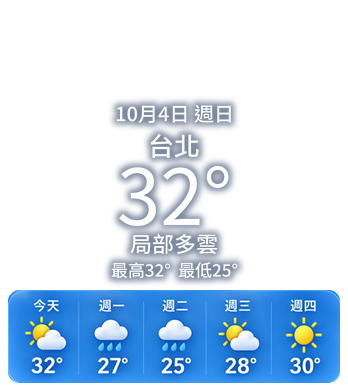
#> input picture src/Generate_3/weather_overlay.png, 348 x 392 px
$ python -i png_to_bin.py   (imports and definitions only)
#> lines starting #> are read from the running program, lines starting #| are printed output that depends on the picture
# -*- coding: utf-8 -*-
"""
Convert PNGs into the asset files (.BIN) that go onto eMMC.

This is the last piece of "swap artwork without changing code":

    PNG --(this tool)--> .BIN --(asset_upload.py)--> eMMC --> screen

Usage:

    python tools/png_to_bin.py my_home.png HOME.BIN
    python tools/png_to_bin.py --dir my_images/      # match by file name
    python tools/png_to_bin.py --targets             # list every target and its spec

The output always goes to tools/assets_out/, the same as asset_export.py, so the GUI's
"Add assets_out" button can pick them up directly.

## Format

An asset file holds **raw pixel data with no header**, so the dimensions and the format
must match exactly what the firmware expects (ASSET_* in src/asset_store.h). The byte
order of both was confirmed by working back from the on-target assets:

  - RGB565: 16-bit little-endian, R in the high 5 bits
  - RGBA8888: the byte order is literally R, G, B, A

On a size mismatch this tool scales automatically and says so -- scaling beats writing a
file of the wrong length, which the firmware treats as a short read and does not draw at all.

## A note on replacing the map

Replacing the map tiles only replaces the base image you see. The navigation route's
coordinates are in src/map_route.h and are a separate matter -- change the base map
without the route and the vehicle drives in the wrong place. See docs/map_navigation/MAP_NAVIGATION_PAGE.md.
"""
import os
import sys

try:
    from PIL import Image
except ImportError:
    print("Pillow is required: pip install pillow")
    sys.exit(1)

HERE = os.path.dirname(os.path.abspath(__file__))
OUT_DIR = os.path.join(HERE, "assets_out")

#
# target name -> (width, height, format)
#
# Must match ASSET_*_W / ASSET_*_H in src/asset_store.h. Change one and change the
# other; a mismatch shows up as the firmware printing short read at boot with that asset not drawn at all.
#
TARGETS = {
    "HOME.BIN":     (454, 454, "RGB565"),
    "WATCHBG.BIN":  (454, 454, "RGB565"),
    "HANDHR.BIN":   (15,  90,  "RGBA"),
    "HANDMIN.BIN":  (15,  150, "RGBA"),
    "HANDSEC.BIN":  (13,  179, "RGBA"),
    #
    # The second watch face (0.png and 1..3.rgba.h in src/generated). The three hands
    # come from C headers rather than PNGs, so the whole set goes through
    # tools/face2_prep.py; only the dial can be converted here.
    #
    "WF2BG.BIN":    (390, 390, "RGB565"),
    "WF2HR.BIN":    (22,  104, "RGBA"),
    "WF2MIN.BIN":   (28,  153, "RGBA"),
    "WF2SEC.BIN":   (18,  219, "RGBA"),
    #
    # The third watch face. The dial's source is
    # src/generated/face3_dial_454_centered.png -- **not** either of the two originals under Watch_face/:
    #
    #   face2_3D_dial_454x454.png      the dial's centre is offset (5, 10) up and left, so a
    #                                  direct conversion puts the hands' meeting point outside the knob
    #   face2_3D_numbers_454x454.png   a finished preview (hands already painted on); used as an
    #                                  asset it gives two sets of hands, one of which never moves
    #
    # The centred version is produced by tools/face3_prep.py. Pick that one when using the
    # GUI's "Add image / asset" -- picking an original raises no error here but is visible on screen.
    #
    "WF3BG.BIN":    (454, 454, "RGB565"),
    "WF3HR.BIN":    (23,  107, "RGBA"),
    "WF3MIN.BIN":   (33,  178, "RGBA"),
    "WF3SEC.BIN":   (18,  213, "RGBA"),
    #
    # The fourth watch face (Ambiq Apollo510B). The whole set goes through tools/face4_prep.py.
    #
    # The dial's source is src/generated/face4_dial_454_centered.png -- **not** either of
    # the two under Ambiq_Watch_face/:
    #
    #   Ambiq_Apollo510B_dial_454x454.png    a vertical hand ghost in the middle (the hands
    #                                        were not cleaned off properly), and the outer
    #                                        circle's centre is 5.6 px from the knob; centring must follow the knob
    #   Ambiq_Apollo510B_WatchFace_454x454.png  a finished design reference (hands already
    #                                        painted on); used as an asset it gives two sets of hands
    #
    # The repair and the centring are both done by face4_prep.py, so WF4BG.BIN is
    # **deliberately not in AUTO_CENTER**: that path fits the outer circle, and running it
    # again would push the already-aligned knob 5.6 px off.
    # Pick the centred version when using the GUI's "Add image / asset"; the wrong one raises no error but is visible on screen.
    #
    "WF4BG.BIN":    (454, 454, "RGB565"),
    "WF4HR.BIN":    (30,  130, "RGBA"),
    "WF4MIN.BIN":   (30,  193, "RGBA"),
    "WF4SEC.BIN":   (18,  126, "RGBA"),
    "WF4CAP.BIN":   (46,  46,  "RGBA"),
    "MAPTILE0.BIN": (468, 468, "RGB565"),
    "MAPTILE1.BIN": (468, 468, "RGB565"),
    "MAPTILE2.BIN": (468, 468, "RGB565"),
    #
    # The weather page. Produced as a whole by tools/weather_prep.py.
    #
    # The backgrounds are src/Generate_3/weather_cloud_0N.png (plain sky, no
    # overlay); the overlay is weather_overlay.png drawn by that tool, and its size
    # must match ASSET_WEATHER_UI_W/H in src/asset_store.h.
    #
    # Do not use original/weather_ui_0N.png as a background: those are composites
    # of overlay and sky, and with the overlay on top the text would appear twice.
    #
    "WTHRBG0.BIN":  (468, 468, "RGB565"),
    "WTHRBG1.BIN":  (468, 468, "RGB565"),
    "WTHRBG2.BIN":  (468, 468, "RGB565"),
    "WTHRBG3.BIN":  (468, 468, "RGB565"),
    "WTHRBG4.BIN":  (468, 468, "RGB565"),
    "WTHRUI.BIN":   (348, 392, "RGBA"),
}


#
# These targets are "round dials", and the dial's centre is aligned to the asset's centre automatically before conversion.
#
# Why do it automatically: the hands rotate about the asset's centre (see face_render() in
# render_task.c), and once the dial's centre is off that point all three hands shift away
# from the dial as a group -- very visible on hardware, with the hands meeting somewhere
# other than the central knob.
#
# And it is easy to bypass: the "Add image / asset" button in build_gui.py calls this
# converter directly, so if centring lived only in some higher-level tool, images coming
# in through the GUI would not be centred and nothing would show it -- the name and the size are identical.
#
# For an already-centred asset it is a no-op (the offset computes to 0) and harmless.
#
AUTO_CENTER = frozenset((
    "WATCHBG.BIN",
    "WF2BG.BIN",
    "WF3BG.BIN",
))


def dial_center(img, thr=40):
    """Find the dial's centre by least-squares circle fitting.

    Why not a bounding box: the dial's edge may run past the asset and be cropped (the top
    of face2_3D_dial loses about 2 px), so the bbox measures a height shorter than the
    width and pulls the centre off. A circle fit is accurate given enough arc and is
    unaffected by a cropped section -- the measured median residual is 0.6 px.

    The boundary points are the leftmost and rightmost of each row and the topmost and
    bottommost of each column, excluding points against the asset's edge (those are exactly
    where the cropping happened and are not on the real circle).
    """
    rgb = img.convert("RGB")
    w, h = rgb.size
    px = rgb.load()

    lum = [[sum(px[x, y]) for x in range(w)] for y in range(h)]
    pts = []

    for y in range(h):
        xs = [x for x in range(w) if lum[y][x] > thr]
        if not xs:
            continue
        for x in (xs[0], xs[-1]):
            if 0 < x < w - 1 and 0 < y < h - 1:
                pts.append((x, y))

    for x in range(w):
        ys = [y for y in range(h) if lum[y][x] > thr]
        if not ys:
            continue
        for y in (ys[0], ys[-1]):
            if 0 < x < w - 1 and 0 < y < h - 1:
                pts.append((x, y))

    if len(pts) < 16:
        return (w - 1) / 2.0, (h - 1) / 2.0

    #
    # The least-squares solution of x^2 + y^2 + Dx + Ey + F = 0, whose centre is (-D/2, -E/2).
    # The 3x3 normal equations are solved in pure Python, saving a numpy dependency.
    #
    n = len(pts)
    sx = sy = sxx = syy = sxy = sb = sbx = sby = 0.0

    for x, y in pts:
        b = -(x * x + y * y)
        sx += x
        sy += y
        sxx += x * x
        syy += y * y
        sxy += x * y
        sb += b
        sbx += b * x
        sby += b * y

    m = [[sxx, sxy, sx], [sxy, syy, sy], [sx, sy, float(n)]]
    v = [sbx, sby, sb]

    for i in range(3):
        p = max(range(i, 3), key=lambda r: abs(m[r][i]))
        m[i], m[p] = m[p], m[i]
        v[i], v[p] = v[p], v[i]
        if abs(m[i][i]) < 1e-9:
            return (w - 1) / 2.0, (h - 1) / 2.0
        for r in range(i + 1, 3):
            f = m[r][i] / m[i][i]
            for c in range(i, 3):
                m[r][c] -= f * m[i][c]
            v[r] -= f * v[i]

    sol = [0.0] * 3
    for i in (2, 1, 0):
        sol[i] = (v[i] - sum(m[i][c] * sol[c]
                             for c in range(i + 1, 3))) / m[i][i]

    return -sol[0] / 2.0, -sol[1] / 2.0


def center_dial(img):
    """Translate the dial to the exact centre of the asset. Returns (image, dx, dy, original centre).

    The translation is an integer: a sub-pixel shift would resample the whole image, and blurring the picture for 0.1 px is not worth it.
    """
    w, h = img.size
    cx, cy = dial_center(img)

    dx = int(round(((w - 1) / 2.0) - cx))
    dy = int(round(((h - 1) / 2.0) - cy))

    if (dx == 0) and (dy == 0):
        return img, 0, 0, (cx, cy)

    out = Image.new(img.mode, (w, h), 0)
    out.paste(img, (dx, dy))

    return out, dx, dy, (cx, cy)


# [157 lines left out: functions to_rgb565, to_rgba, convert, convert_dir, show_targets, main, not called in this run]


# [2 lines not run here, left out]

>>> from PIL import Image
>>> picture = Image.open('../src/Generate_3/weather_overlay.png')
#> picture is the input picture: PIL image 348x392 RGBA; mean R, G, B, A 63.6, 83.7, 105.8, 94.8
>>> result = center_dial(picture)
#> in dial_center, `rgb = img.convert("RGB")`:
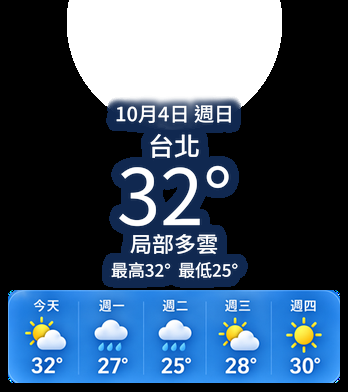
#> rgb: PIL image 348x392 RGB; mean R, G, B 63.6, 83.7, 105.8
#> in dial_center, `lum = [[sum(px[x, y]) for x in range(w)] for y in range(h)]`: lum = 392 items
#> after the loop in dial_center, `for y in range(h):`: pts = 760 pairs, first value 8 to 339, second value 1 to 382
#> after the loop in dial_center, `for x in range(w):`: pts = 1213 pairs, first value 8 to 339, second value 1 to 382
#> in dial_center, `n = len(pts)`: n = 1213
#> the loop in dial_center, `for x, y in pts:` made 1213 passes
#> (x, y, b, sx, sy, sxx, syy, sxy) on passes 1 to 3: (69, 1, -4762, 69, 1, 4761, 1, 69), (279, 1, -77842, 348, 2, 82602, 2, 348), (68, 2, -4628, 416, 4, 87226, 6, 484)
#> after the loop in dial_center, `for x, y in pts:`: sb = -145174625; sbx = -2.98e+10; sby = -4.5e+10; sx = 209835; sxx = 49915437; sxy = 52902297; sy = 305926; syy = 95259188
#> in dial_center, `m = [[sxx, sxy, sx], [sxy, syy, sy], [sx, sy, float(n)]]`: m = [[49915437, 52902297, 209835], [52902297, 95259188, 305926], [209835, 305926, 1213]]
#> in dial_center, `v = [sbx, sby, sb]`: v = [-2.98e+10, -4.5e+10, -145174625]
#> the loop in dial_center, `for i in range(3):` made 3 passes
#> p on passes 1 to 3: 1, 1, 2
#> after the loop in dial_center, `for i in range(3):`: m = [[52902297, 95259188, 305926], [0, -36978563.9, -78818.4], [0, 0, 152.8]]; v = [-4.5e+10, 1.26e+10, 8715376.5]
#> after the loop in dial_center, `for i in (2, 1, 0):`: sol = [-348.3, -461.7, 57022]
#> in center_dial, `cx, cy = dial_center(img)`: cx = 174.2; cy = 230.9
#> in center_dial, `dx = int(round(((w - 1) / 2.0) - cx))`: dx = -1
#> in center_dial, `dy = int(round(((h - 1) / 2.0) - cy))`: dy = -35
#> in center_dial, `out = Image.new(img.mode, (w, h), 0)`: out: PIL image 348x392 RGBA; every value is 0
#> in center_dial, `out.paste(img, (dx, dy))`:
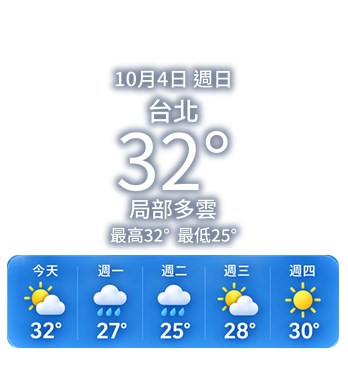
#> out: PIL image 348x392 RGBA; mean R, G, B, A 49.5, 69.7, 91.7, 85.8; transparent parts drawn white
